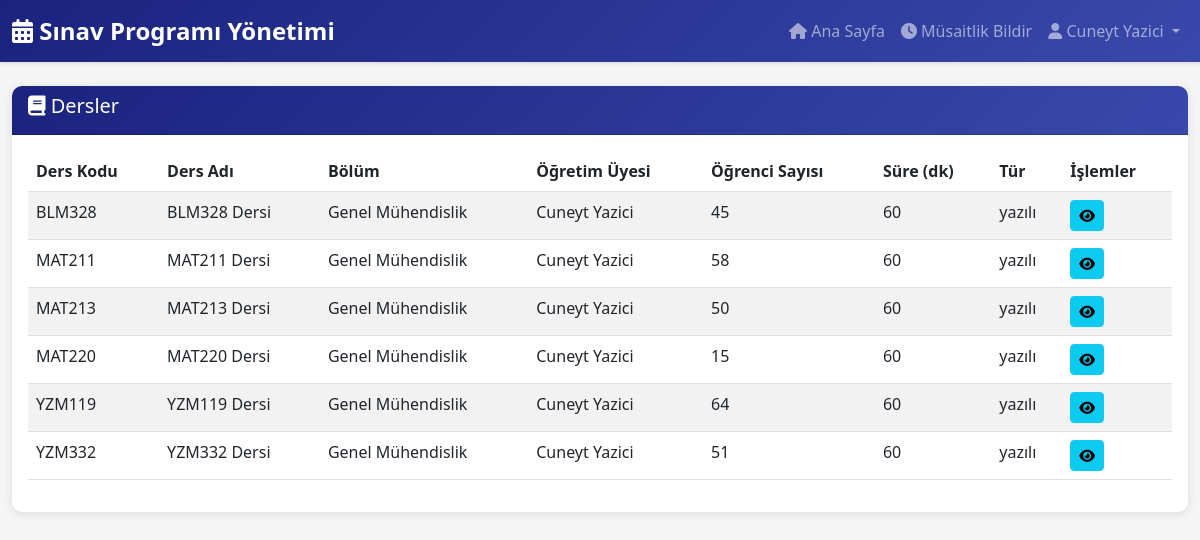
/courses (signed in), run on the app's committed database.
### modeller.py (models this page shows, shortened)
class User(UserMixin, db.Model):
    __tablename__ = 'users'
    id = db.Column(db.Integer, primary_key=True)
    username = db.Column(db.String(80), unique=True, nullable=False)
    email = db.Column(db.String(120), unique=True, nullable=False)
    password_hash = db.Column(db.String(255), nullable=False)
    role = db.Column(db.String(20), nullable=False)
    department = db.Column(db.String(100), nullable=True)
    program = db.Column(db.String(100), nullable=True)
    name = db.Column(db.String(100), nullable=True)
    created_at = db.Column(db.DateTime, default=datetime.utcnow)
    courses = db.relationship('Course', backref='instructor', lazy=True, foreign_keys='Course.instructor_id')
    exam_schedules = db.relationship('ExamSchedule', backref='teacher', lazy=True)
    def is_admin(self):
        return self.role == 'admin'
    def is_department_head(self):
        return self.role == 'department'
    def is_teacher(self):
        return self.role == 'teacher'

class Course(db.Model):
    __tablename__ = 'courses'
    id = db.Column(db.Integer, primary_key=True)
    code = db.Column(db.String(20), unique=True, nullable=False)
    name = db.Column(db.String(200), nullable=False)
    department_id = db.Column(db.Integer, db.ForeignKey('departments.id'), nullable=False)
    instructor_id = db.Column(db.Integer, db.ForeignKey('users.id'), nullable=True)
    student_count = db.Column(db.Integer, default=0)
    exam_duration = db.Column(db.Integer, default=90)
    exam_type = db.Column(db.String(50), default='yazılı')
    has_exam = db.Column(db.Boolean, default=True)
    special_classroom = db.Column(db.String(100), nullable=True)
    special_duration = db.Column(db.Integer, nullable=True)
    created_at = db.Column(db.DateTime, default=datetime.utcnow)
    students = db.relationship('CourseStudent', backref='course', lazy=True, cascade='all, delete-orphan')
    instructor_availability = db.relationship('InstructorAvailability', backref='course', lazy=True, cascade='all, delete-orphan')
    exam_schedules = db.relationship('ExamSchedule', backref='course', lazy=True, cascade='all, delete-orphan')

class Department(db.Model):
    __tablename__ = 'departments'
    id = db.Column(db.Integer, primary_key=True)
    name = db.Column(db.String(100), nullable=False)
    code = db.Column(db.String(20), unique=True, nullable=True)
    faculty_id = db.Column(db.Integer, db.ForeignKey('faculties.id'), nullable=False)
    is_myo = db.Column(db.Boolean, default=False)
    courses = db.relationship('Course', backref='department', lazy=True, cascade='all, delete-orphan')

### ana.py (the view)
@app.route('/courses', methods=['GET'])
@login_required
def list_courses():
    if current_user.is_admin(): courses = Course.query.all()
    elif current_user.is_department_head(): courses = Course.query.join(Department).filter(Department.id == current_user.department).all()
    elif current_user.is_teacher(): courses = Course.query.filter_by(instructor_id=current_user.id).all()
    else: courses = []
    return render_template('courses.html', courses=courses)

### ana.py (called while the page is built)
@login_manager.user_loader
def load_user(user_id):
    return User.query.get(int(user_id))

### templates/courses.html (shortened to what this page needs)
{% extends "base.html" %}
{% block content %}
<div class="card">
    <div class="card-header d-flex justify-content-between align-items-center">
        <h5><i class="fas fa-book"></i> Dersler</h5>
    </div>
    <div class="card-body">
        <div class="table-responsive">
            <table class="table table-striped table-hover">
                <thead>
                    <tr>
                        <th>Ders Kodu</th>
                        <th>Ders Adı</th>
                        <th>Bölüm</th>
                        <th>Öğretim Üyesi</th>
                        <th>Öğrenci Sayısı</th>
                        <th>Süre (dk)</th>
                        <th>Tür</th>
                        <th>İşlemler</th>
                    </tr>
                </thead>
                <tbody>
                    {% for course in courses %}
                    <tr>
                        <td>{{ course.code }}</td>
                        <td>{{ course.name }}</td>
                        <td>{{ course.department.name if course.department else '-' }}</td>
                        <td>{{ course.instructor.name if course.instructor else '-' }}</td>
                        <td>{{ course.student_count }}</td>
                        <td>{{ course.exam_duration }}</td>
                        <td>{{ course.exam_type }}</td>
                        <td>
                            <a href="#" class="btn btn-sm btn-info">
                                <i class="fas fa-eye"></i>
                            </a>
                        </td>
                    </tr>
                    {% else %}
                    <tr>
                        <td colspan="8" class="text-center">Henüz ders eklenmemiş.</td>
                    </tr>
                    {% endfor %}
                </tbody>
            </table>
        </div>
    </div>
</div>
{% endblock %}

### templates/base.html (shortened to what this page needs)
<!DOCTYPE html>
<html lang="tr">
<head>
    <link href="https://cdn.jsdelivr.net/npm/bootstrap@5.3.0/dist/css/bootstrap.min.css" rel="stylesheet">
    <link href="https://cdnjs.cloudflare.com/ajax/libs/font-awesome/6.4.0/css/all.min.css" rel="stylesheet">
</head>
<body>
    <nav class="navbar navbar-expand-lg navbar-dark">
        <div class="container-fluid">
            <a class="navbar-brand" href="{{ url_for('dashboard') }}">
                <i class="fas fa-calendar-alt"></i> Sınav Programı Yönetimi
            </a>
            <div class="collapse navbar-collapse" id="navbarNav">
                <ul class="navbar-nav ms-auto">
                    {% if current_user.is_authenticated %}
                    <li class="nav-item">
                        <a class="nav-link" href="{{ url_for('dashboard') }}">
                            <i class="fas fa-home"></i> Ana Sayfa
                        </a>
                    </li>
                    {% if current_user.is_teacher() %}
                    <li class="nav-item">
                        <a class="nav-link" href="{{ url_for('teacher_availability') }}">
                            <i class="fas fa-clock"></i> Müsaitlik Bildir
                        </a>
                    </li>
                    {% endif %}
                    <li class="nav-item dropdown">
                        <a class="nav-link dropdown-toggle" href="#" id="navbarDropdown" role="button" data-bs-toggle="dropdown">
                            <i class="fas fa-user"></i> {{ current_user.name or current_user.username }}
                        </a>
                    </li>
                    {% else %}
                    <li class="nav-item">
                        <a class="nav-link" href="{{ url_for('login') }}">Giriş</a>
                    </li>
                    {% endif %}
                </ul>
            </div>
        </div>
    </nav>
    <div class="container-fluid mt-4">
        {% block content %}{% endblock %}
    </div>
</body>
</html>

### templates/base.html (style rules this page uses)
:root { --primary-color: #1a237e; --secondary-color: #3949ab; --accent-color: #5c6bc0; }
body { background-color: #f5f5f5; font-family: 'Segoe UI', Tahoma, Geneva, Verdana, sans-serif; }
.navbar { background: linear-gradient(135deg, var(--primary-color) 0%, var(--secondary-color) 100%); box-shadow: 0 2px 4px rgba(0,0,0,0.1); }
.navbar-brand { font-weight: bold; font-size: 1.5rem; }
.card { border: none; border-radius: 10px; box-shadow: 0 2px 10px rgba(0,0,0,0.1); margin-bottom: 20px; }
.card-header { background: linear-gradient(135deg, var(--primary-color) 0%, var(--secondary-color) 100%); color: white; border-radius: 10px 10px 0 0 !important; font-weight: bold; }
.table { background-color: white; }
.table thead { background-color: var(--primary-color); color: white; }

### data on the page
User: name "Cuneyt Yazici"
Course: code "BLM328", name "BLM328 Dersi", department "Genel Mühendislik", instructor "Cuneyt Yazici", student_count "45", exam_duration "60", exam_type "yazılı"
Course: code "MAT211", name "MAT211 Dersi", department "Genel Mühendislik", instructor "Cuneyt Yazici", student_count "58", exam_duration "60", exam_type "yazılı"
Course: code "MAT213", name "MAT213 Dersi", department "Genel Mühendislik", instructor "Cuneyt Yazici", student_count "50", exam_duration "60", exam_type "yazılı"
Course: code "MAT220", name "MAT220 Dersi", department "Genel Mühendislik", instructor "Cuneyt Yazici", student_count "15", exam_duration "60", exam_type "yazılı"
Course: code "YZM119", name "YZM119 Dersi", department "Genel Mühendislik", instructor "Cuneyt Yazici", student_count "64", exam_duration "60", exam_type "yazılı"
Course: code "YZM332", name "YZM332 Dersi", department "Genel Mühendislik", instructor "Cuneyt Yazici", student_count "51", exam_duration "60", exam_type "yazılı"
